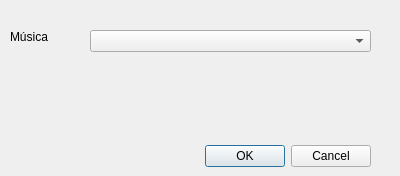
<?xml version="1.0" encoding="UTF-8"?>
<ui version="4.0">
 <class>DialogMusicaExistente</class>
 <widget class="QDialog" name="DialogMusicaExistente">
  <property name="geometry">
   <rect>
    <x>0</x>
    <y>0</y>
    <width>400</width>
    <height>176</height>
   </rect>
  </property>
  <property name="windowTitle">
   <string>Adicionar Música Existente na Playlist</string>
  </property>
  <widget class="QDialogButtonBox" name="buttonBox">
   <property name="geometry">
    <rect>
     <x>30</x>
     <y>140</y>
     <width>341</width>
     <height>32</height>
    </rect>
   </property>
   <property name="orientation">
    <enum>Qt::Horizontal</enum>
   </property>
   <property name="standardButtons">
    <set>QDialogButtonBox::Cancel|QDialogButtonBox::Ok</set>
   </property>
  </widget>
  <widget class="QLabel" name="label">
   <property name="geometry">
    <rect>
     <x>10</x>
     <y>30</y>
     <width>58</width>
     <height>14</height>
    </rect>
   </property>
   <property name="text">
    <string>Música</string>
   </property>
  </widget>
  <widget class="QComboBox" name="comboBox">
   <property name="geometry">
    <rect>
     <x>90</x>
     <y>30</y>
     <width>281</width>
     <height>22</height>
    </rect>
   </property>
  </widget>
 </widget>
 <resources/>
 <connections>
  <connection>
   <sender>buttonBox</sender>
   <signal>accepted()</signal>
   <receiver>DialogMusicaExistente</receiver>
   <slot>accept()</slot>
   <hints>
    <hint type="sourcelabel">
     <x>248</x>
     <y>254</y>
    </hint>
    <hint type="destinationlabel">
     <x>157</x>
     <y>274</y>
    </hint>
   </hints>
  </connection>
  <connection>
   <sender>buttonBox</sender>
   <signal>rejected()</signal>
   <receiver>DialogMusicaExistente</receiver>
   <slot>reject()</slot>
   <hints>
    <hint type="sourcelabel">
     <x>316</x>
     <y>260</y>
    </hint>
    <hint type="destinationlabel">
     <x>286</x>
     <y>274</y>
    </hint>
   </hints>
  </connection>
 </connections>
</ui>
